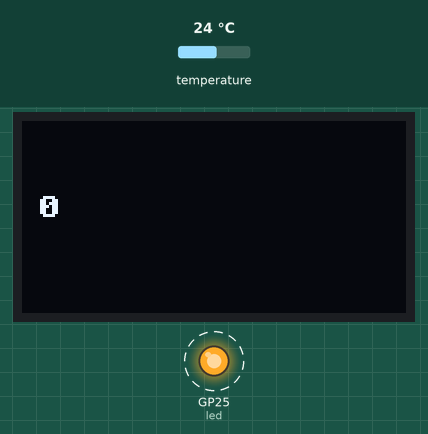
The program below on a simulated Raspberry Pi Pico running MicroPython. Parts: 128×64 one-colour display, output pins drawn as LEDs (lit = HIGH). Dashed ring = blinking. The inputs (shaded band) are chosen by the test bench; at power-on: temperature 24 °C. Library files of the repository ran but are not shown: sh1106.py; what the program prints to the serial console is not drawn.

Above: at 0.6 s.
Timing chart, 0 to 4.7 s (numbered marks = the images above):
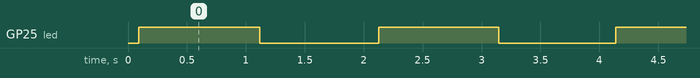

Measured:
- by itself, GP25 (led): alternates HIGH for 1.0 s and LOW for 1.0 s

The program:

pyuni_pico2_temp.py
```python
from machine import I2C, Pin, UART
from sh1106 import SH1106_I2C
import framebuf
import time
from onewire import OneWire
from ds18x20 import DS18X20
from utime import sleep, sleep_ms

# Initialisierung GPIO, OneWire und DS18B20
one_wire_bus = Pin(6)
sensor_ds = DS18X20(OneWire(one_wire_bus))

# One-Wire-Geräte ermitteln
devices = sensor_ds.scan()
#print(devices)
print('init fertig')
print(devices)

#intern led
led = Pin(25, Pin.OUT)

WIDTH  = 128                                            # oled display width
HEIGHT = 64                                          # oled display height

i2c = I2C(0, scl=Pin(5), sda=Pin(4))                                           # Init I2C using I2C0 defaults, SCL=Pin(GP9), SDA=Pin(GP8), freq=400000
print("I2C Address      : "+hex(i2c.scan()[0]).upper()) # Display device address
print("I2C Configuration: "+str(i2c))                   # Display I2C config

#serial objekt
uart1 = UART(0, baudrate=9600, tx=Pin(0), rx=Pin(1))

oled = SH1106_I2C(WIDTH, HEIGHT, i2c)                  # Init oled display

# Raspberry Pi logo as 32x32 bytearray
buffer = bytearray(b"\x00\x00\x00\x00\x00\x00\x00\x00\x00\x00\x00\x00\x00|?\x00\x01\x86@\x80\x01\x01\x80\x80\x01\x11\x88\x80\x01\x05\xa0\x80\x00\x83\xc1\x00\x00C\xe3\x00\x00~\xfc\x00\x00L'\x00\x00\x9c\x11\x00\x00\xbf\xfd\x00\x00\xe1\x87\x00\x01\xc1\x83\x80\x02A\x82@\x02A\x82@\x02\xc1\xc2@\x02\xf6>\xc0\x01\xfc=\x80\x01\x18\x18\x80\x01\x88\x10\x80\x00\x8c!\x00\x00\x87\xf1\x00\x00\x7f\xf6\x00\x008\x1c\x00\x00\x0c \x00\x00\x03\xc0\x00\x00\x00\x00\x00\x00\x00\x00\x00\x00\x00\x00\x00")

# Load the raspberry pi logo into the framebuffer (the image is 32x32)
fb = framebuf.FrameBuffer(buffer, 32, 32, framebuf.MONO_HLSB)

# Clear the oled display in case it has junk on it.
oled.fill(0)

# Blit the image from the framebuffer to the oled display
oled.blit(fb, 96, 0)

# Add some text
oled.text("Raspberry Pi",5,5)
oled.text("Pico",5,15)

# Finally update the oled display so the image & text is displayed
oled.show()

tempTimer = False
tempStart = False
tempOn = 0
tempOff = 0
temp = 'keine Messung'

def temp():
    global tempTimer, tempOn, tempOff, sensor_ds, device, tempStart, temperatur

    if tempTimer == True:
        # Temperatur messen
        #print('step_1')
        if not tempStart:
            sensor_ds.convert_temp()
            tempStart = True
            #print('step_2')
        if tempOn < time.ticks_ms():
            #print('step_3')
            if tempOff < time.ticks_ms():
                for device in devices:
                    print('Sensor:', device)
                    temperatur = str(sensor_ds.read_temp(device))
                    #temp = str(temp_float)
                    print('Temperatur:', temperatur, '°C')
                tempTimer = False
                if not devices:
                    print('fehler messung temp')

    if tempTimer == False:
        tempOn = time.ticks_ms()
        tempOn += 750
        tempOff = tempOn + 2000
        tempTimer = True
        tempStart = False


ledTimer = False
deadlineOn = 0
deadlineOff = 0

def main():
    global ledTimer, deadlineOn, deadlineOff
    if ledTimer == True:
        if deadlineOn < time.ticks_ms():
            led.value(0)
            if deadlineOff < time.ticks_ms():
                ledTimer = False

    if ledTimer == False:
        deadlineOn = time.ticks_ms()
        deadlineOn += 1000
        deadlineOff = deadlineOn + 1000
        ledTimer = True
        led.value(1)

x = 0

while True:
    main()
    temp()
    oled.fill(0)
    oled.text(str(x),5,25)
    oled.show()
    #x += 1
    value = uart1.read()
    #if uart1.any():
        #x += 1
        #uart1.write(str(x))
    if value:
        x += 1
        #uart1.write(str(x))
        uart1.write(temperatur)
```
